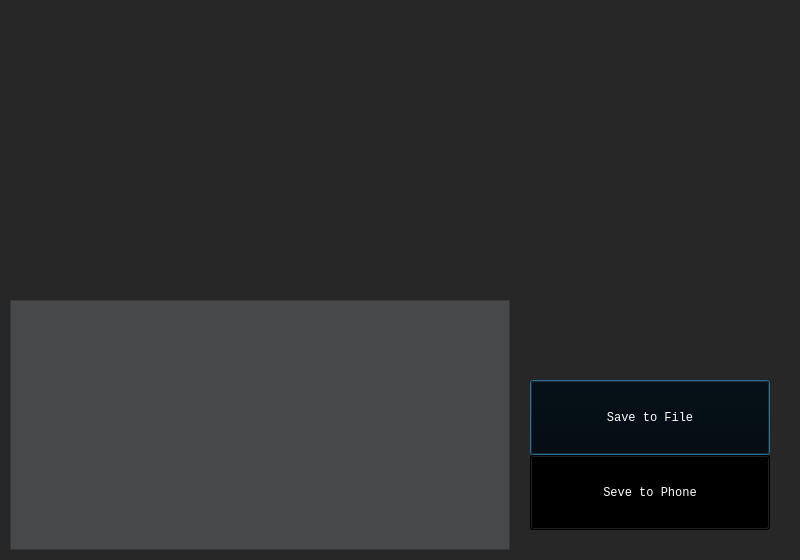
<?xml version="1.0" encoding="UTF-8"?>
<ui version="4.0">
 <class>ranobeView</class>
 <widget class="QDialog" name="ranobeView">
  <property name="geometry">
   <rect>
    <x>0</x>
    <y>0</y>
    <width>800</width>
    <height>560</height>
   </rect>
  </property>
  <property name="minimumSize">
   <size>
    <width>800</width>
    <height>560</height>
   </size>
  </property>
  <property name="maximumSize">
   <size>
    <width>800</width>
    <height>560</height>
   </size>
  </property>
  <property name="acceptDrops">
   <bool>false</bool>
  </property>
  <property name="windowTitle">
   <string>RenobeView</string>
  </property>
  <property name="windowIcon">
   <iconset>
    <normaloff>:/icon/icons8-my-melody-480.png</normaloff>:/icon/icons8-my-melody-480.png</iconset>
  </property>
  <property name="styleSheet">
   <string notr="true">#ranobeView{
	background:  #272727;
}
</string>
  </property>
  <widget class="QListWidget" name="volumesList">
   <property name="geometry">
    <rect>
     <x>10</x>
     <y>300</y>
     <width>500</width>
     <height>250</height>
    </rect>
   </property>
   <property name="styleSheet">
    <string notr="true">#volumesList{
	background: #48494a;
}</string>
   </property>
   <property name="verticalScrollBarPolicy">
    <enum>Qt::ScrollBarAlwaysOff</enum>
   </property>
   <property name="horizontalScrollBarPolicy">
    <enum>Qt::ScrollBarAlwaysOff</enum>
   </property>
   <property name="autoScroll">
    <bool>false</bool>
   </property>
  </widget>
  <widget class="QLabel" name="ranobeName">
   <property name="geometry">
    <rect>
     <x>10</x>
     <y>20</y>
     <width>500</width>
     <height>50</height>
    </rect>
   </property>
   <property name="styleSheet">
    <string notr="true">#ranobeName{
font-size: 22px;
font-family: sans-serif;
color: #ffffff;
}</string>
   </property>
   <property name="text">
    <string/>
   </property>
  </widget>
  <widget class="QLabel" name="ranobeDescription">
   <property name="geometry">
    <rect>
     <x>10</x>
     <y>90</y>
     <width>500</width>
     <height>200</height>
    </rect>
   </property>
   <property name="styleSheet">
    <string notr="true">#ranobeName{
font-size: 14px;
font-family: sans-serif;
color: #ffffff;
}</string>
   </property>
   <property name="text">
    <string/>
   </property>
  </widget>
  <widget class="QLabel" name="ranobeCover">
   <property name="geometry">
    <rect>
     <x>530</x>
     <y>20</y>
     <width>240</width>
     <height>341</height>
    </rect>
   </property>
   <property name="styleSheet">
    <string notr="true">#MainWindow{
	background:  #272727;
}
</string>
   </property>
   <property name="text">
    <string/>
   </property>
  </widget>
  <widget class="QPushButton" name="parseRanobe">
   <property name="geometry">
    <rect>
     <x>530</x>
     <y>380</y>
     <width>240</width>
     <height>75</height>
    </rect>
   </property>
   <property name="styleSheet">
    <string notr="true">#parseRanobe{
	background-color: #000000;
	font-family: monospace;
	color: #ffffff;
}

#parseRanobe:hover{
	background-color: #666;
	color: #272727;
}

</string>
   </property>
   <property name="text">
    <string>Save to File</string>
   </property>
  </widget>
  <widget class="QPushButton" name="loadRanobe">
   <property name="geometry">
    <rect>
     <x>530</x>
     <y>455</y>
     <width>240</width>
     <height>75</height>
    </rect>
   </property>
   <property name="styleSheet">
    <string notr="true">#loadRanobe{
	background-color: #000000;
	font-family: monospace;
	color: #ffffff;
}

#loadRanobe:hover{
	background-color: #666;
	color: #272727;
}

</string>
   </property>
   <property name="text">
    <string>Seve to Phone</string>
   </property>
  </widget>
 </widget>
 <resources>
  <include location="../mainWindow/icons.qrc"/>
 </resources>
 <connections/>
</ui>
